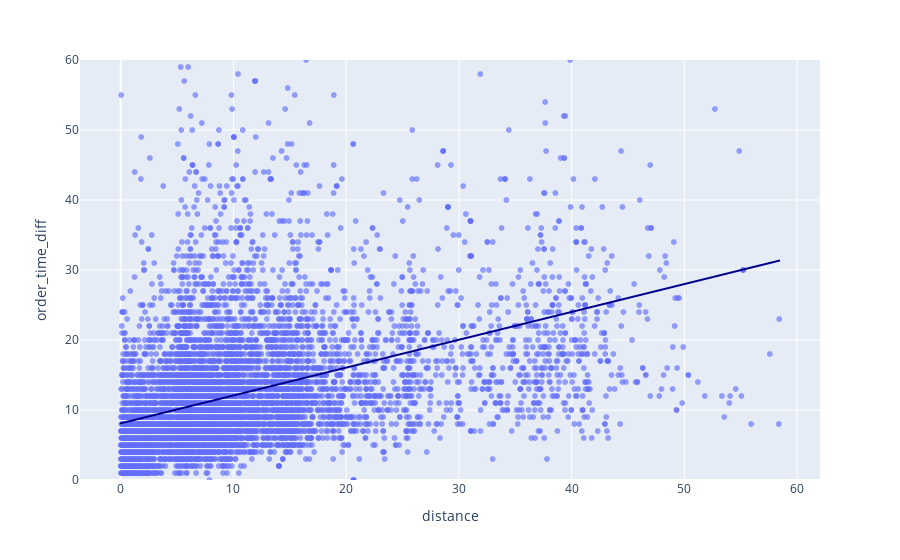

Notebook source saved alongside this figure:
### Code cell
Q7_df_sample = Q7_df.sample(10000, random_state=42)

fig = px.scatter(Q7_df_sample, x = "distance", y= "order_time_diff",opacity= 0.65,trendline = "ols",trendline_color_override= "darkblue", range_y= [0,60])
fig.show()

### Figure 1 — Plotly figure (JSON) as saved in the notebook; plotly's stock layout.template omitted (floating-point values rounded to 4 significant figures; data arrays with more than 128 entries replaced by an {"elided": "..."} marker saying what was removed)
{"data": [{"hovertemplate": "distance=%{x}<br>order_time_diff=%{y}<extra></extra>", "legendgroup": "", "marker": {"color": "#636efa", "opacity": 0.65, "symbol": "circle"}, "mode": "markers", "name": "", "showlegend": false, "type": "scattergl", "x": {"elided": "10000 float values"}, "xaxis": "x", "y": {"elided": "10000 int values"}, "yaxis": "y"}, {"hovertemplate": "<b>OLS trendline</b><br>order_time_diff = 0.397887 * distance + 8.09597<br>R<sup>2</sup>=0.159221<br><br>distance=%{x}<br>order_time_diff=%{y} <b>(trend)</b><extra></extra>", "legendgroup": "", "line": {"color": "darkblue"}, "marker": {"color": "#636efa", "symbol": "circle"}, "mode": "lines", "name": "", "showlegend": false, "type": "scattergl", "x": {"elided": "10000 float values"}, "xaxis": "x", "y": {"elided": "10000 float values"}, "yaxis": "y"}], "layout": {"legend": {"tracegroupgap": 0}, "margin": {"t": 60}, "xaxis": {"anchor": "y", "domain": [0, 1], "title": {"text": "distance"}}, "yaxis": {"anchor": "x", "domain": [0, 1], "range": [0, 60], "title": {"text": "order_time_diff"}}}}
